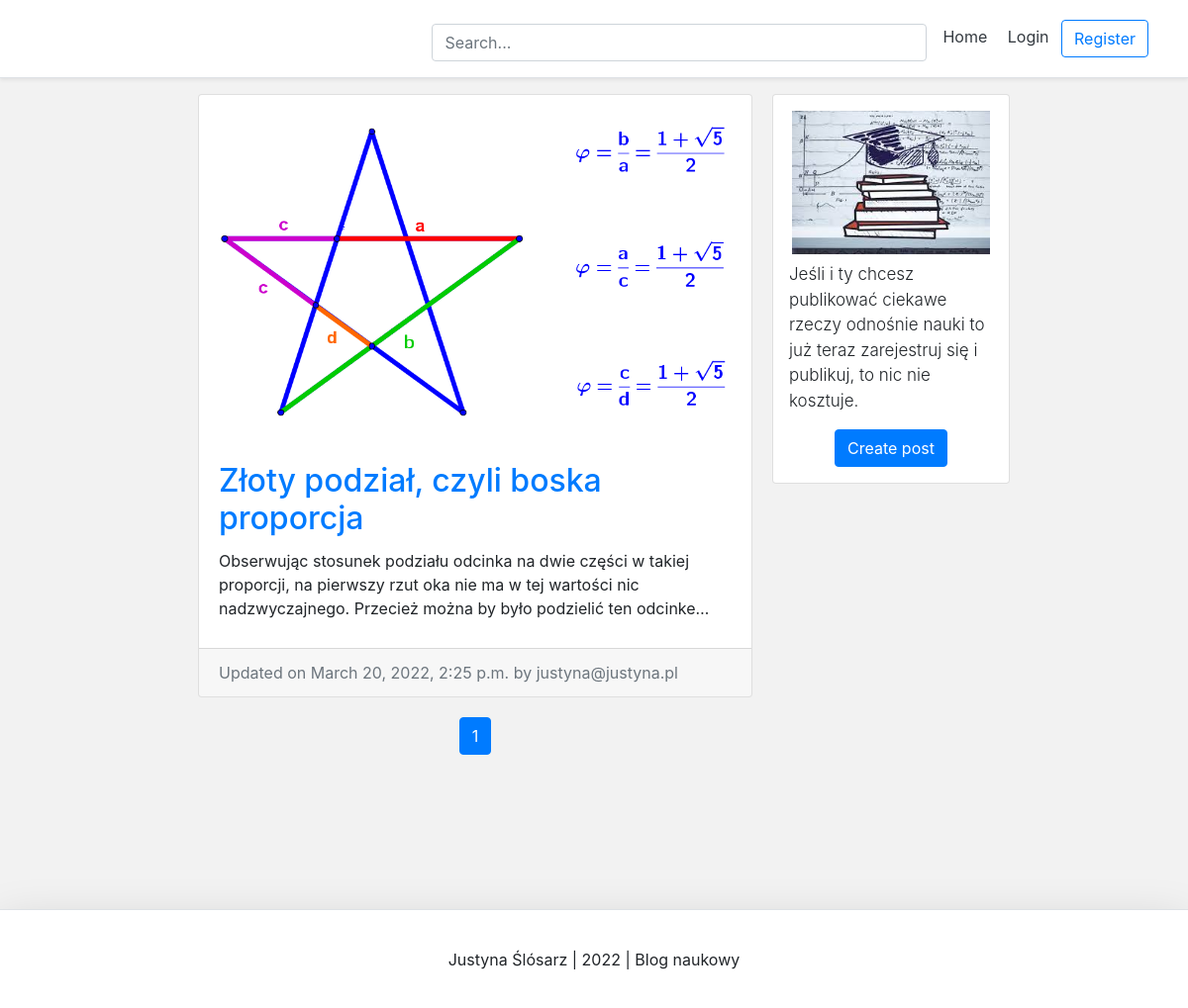
The page / on the database its author committed.
### blog/models.py (models this page shows)
class BlogPost(models.Model):
    title = models.CharField(max_length=50, null=False, blank=False)
    body = models.TextField(max_length=5000, null=False, blank=False)
    image = models.ImageField(upload_to=upload_location, null=True, blank=True)
    date_published = models.DateTimeField(auto_now_add=True, verbose_name="date published")
    date_updated = models.DateTimeField(auto_now=True, verbose_name="date updated")
    author = models.ForeignKey(settings.AUTH_USER_MODEL, on_delete=models.CASCADE)
    slug = models.SlugField(blank=True, unique=True)

### account/models.py (models this page shows, shortened)
class Account(AbstractBaseUser):
	email 						=models.EmailField(verbose_name="email", max_length=60, unique=True)
	username					=models.CharField(max_length=30, unique=True)
	date_joined					=models.DateTimeField(verbose_name='date joined', auto_now_add=True)
	last_login					=models.DateTimeField(verbose_name='last login', auto_now=True)
	is_admin					=models.BooleanField(default=False)
	is_active					=models.BooleanField(default=True)
	is_staff					=models.BooleanField(default=False)
	is_superuser				=models.BooleanField(default=False)
	USERNAME_FIELD = 'email'
	REQUIRED_FIELDS=['username']
	objects=MyAccountManager()

### personal/views.py (the view)
# urls.py: path('', home_screen_view, name='home'),
def home_screen_view(request, *args, **kwargs):
    context = {}
    query = ""
    if request.GET:
        query = request.GET.get('q', '')
        context['query'] = str(query)
    blog_posts = sorted(get_blog_queryset(query), key=attrgetter('date_updated'), reverse=True)
    page = request.GET.get('page', 1)
    blog_posts_paginator = Paginator(blog_posts, BLOG_POSTS_PER_PAGE)
    try:
        blog_posts = blog_posts_paginator.page(page)
    except PageNotAnInteger:
        blog_posts = blog_posts_paginator.page(BLOG_POSTS_PER_PAGE)
    except EmptyPage:
        blog_posts = blog_posts_paginator.page(blog_posts_paginator.num_pages)
    context['blog_posts'] = blog_posts
    return render(request, "personal/home.html", context)

### blog/views.py (called while the page is built)
def get_blog_queryset(query=None):
    queryset = []
    queries = query.split(" ")
    for q in queries:
        posts = BlogPost.objects.filter(
            Q(title__contains=q) |
            Q(body__icontains=q)
        ).distinct()
        for post in posts:
            queryset.append(post)
    return list(set(queryset))

### personal/templates/personal/home.html (shortened to what this page needs)
{% extends 'base.html' %}
{% load static %}
{% block content %}
    <div class="container">
        <div class="row">
            <div class="left-column col-lg-7 offset-lg-1">
                {% if blog_posts %}
                    {% for post in blog_posts %}
                        <div class="blog-post-container">
                            {% include 'blog/snippets/blog_post_snippet.html' with blog_post=post %}
                        </div>
                    {% endfor %}
                {% else %}
                    <div class="blog-post-container">
                        {% include 'blog/snippets/blog_post_snippet.html' with query=query %}
                    </div>
                {% endif %}
                {% include 'blog/snippets/blog_post_pagination.html' with blog_posts=blog_posts %}
            </div>
            <div class="right-column col-lg-3 d-lg-flex d-none flex-column">
                <div class="card create-post-bar d-flex flex-column p-3">
                    <img class="img-fluid d-block m-auto pb-2" src="{% static 'nauka.jpg' %}" width="200"
                         height="200">
                    <p class="lead">Jeśli i ty chcesz publikować ciekawe rzeczy odnośnie nauki to już teraz zarejestruj się i publikuj, to nic nie kosztuje.</p>
                    <p class="m-auto"><a class="btn btn-primary" href="{% url 'blog:create' %}">Create post</a></p>
                </div>
            </div>
        </div>
    </div>
{% endblock content %}

### templates/base.html (shortened to what this page needs)
<!DOCTYPE html>
<html>
<head>
    <link rel="stylesheet" href="https://stackpath.bootstrapcdn.com/bootstrap/4.3.1/css/bootstrap.min.css">
</head>
<body>
{%include 'snippets/header.html' %}
<div class="main">
	{% block content %}
	{% endblock content %}
</div>
{%include 'snippets/footer.html' %}
</body>
</html>

### templates/snippets/header.html (shortened to what this page needs)
  <div class="d-flex flex-column flex-md-row align-items-center p-3 px-md-4 mb-3 bg-white border-bottom shadow-sm">
    <div class="search-bar mt-sm-2 mr-2">
        <form method="get">
            <input class="form-control" type="text" name="q" id="id_q" placeholder="Search...">
        </form>
    </div>
    <nav class="my-2 my-md-0 mr-md-3">
        {% if request.user.is_authenticated %}
            <a class="p-2 text-dark" href="{% url 'home' %}">Home</a>
            <a class="p-2 text-dark" href="{% url 'account' %}">Account</a>
            <a class="p-2 text-dark" href="{% url 'logout' %}">Logout</a>
        {% else %}
            <a class="p-2 text-dark" href="{% url 'home' %}">Home</a>
            <a class="p-2 text-dark" href="{% url 'login' %}">Login</a>
            <a class="btn btn-outline-primary" href="{% url 'register' %}">Register</a>
        {% endif %}
    </nav>
</div>

### blog/templates/blog/snippets/blog_post_snippet.html (shortened to what this page needs)
{% if blog_post %}
    <div class="container">
        <div class="row">
            <div class="card m-auto">
                <a href="{% url 'blog:detail' post.slug %}">
                    <img class="card-img-top" src="{{ blog_post.image.url }}">
                </a>
                <div class="card-body mt-2 mb-2">
                    <a href="{% url 'blog:detail' post.slug %}">
                        <h2 class="card-title">{{ blog_post.title }}</h2>
                    </a>
                    <p class="card-text">{{ blog_post.body|safe|truncatechars:180 }}</p>
                </div>
                <div class="card-footer text-muted">
                    Updated on {{ blog_post.date_updated }} by {{ blog_post.author }}
                </div>
            </div>
        </div>
    </div>
{% endif %}

### blog/templates/blog/snippets/blog_post_pagination.html (shortened to what this page needs)
<div class="d-flex flex-column m-auto pagination mt-5">
    <nav aria-label="Page navigation">
        <ul class="pagination pg-grey justify-content-center">
            {% for i in blog_posts.paginator.page_range %}
                {% if blog_posts.number == i %}
                    <li class="page-item active"><a class="page-link">{{ i }}</a></li>
                {% else %}
                    <li class="page-item">
                        <a class="page-link"
                           href="?{% if query %}q={{ query }}&{% endif %}page={{ i }}">{{ i }}
                        </a>
                    </li>
                {% endif %}
            {% endfor %}
        </ul>
    </nav>
</div>

### templates/snippets/footer.html (shortened to what this page needs)
<br>
<div class="d-flex flex-row align-items-center footer  bg-white border-top shadow-lg">
	<p class="m-auto">Justyna Ślósarz | 2022 | Blog naukowy</p>
</div>

### templates/snippets/base_css.html (style rules this page uses)
body { background-color: #f2f2f2; }

### templates/snippets/header.html (style rules this page uses)
.container { max-width: 960px; }
.search-bar { max-width: 500px; width: 100%; }
form { width: 100%; }

### templates/base.html (style rules this page uses)
.main { min-height: 100vh; height: 100%; }

### personal/templates/personal/home.html (style rules this page uses)
@media (min-width: 768px) { .right-column { margin-left: 20px; } }
.blog-post-container { margin-bottom: 20px; width: 100%; }
.create-post-bar { background-color: #fff; margin-bottom: 20px; }
.left-column { padding: 0px; }
.right-column { padding: 0px; }
.lead { font-size: 17px; }

### blog/templates/blog/snippets/blog_post_snippet.html (style rules this page uses)
.card { max-width: 700px; width: 100%; }
.card-body { padding: 20px; }

### templates/snippets/footer.html (style rules this page uses)
.footer { min-height: 100px; }

### rows shown on the page
BlogPost: image (picture), title "Złoty podział, czyli boska proporcja", body "Obserwując stosunek podziału odcinka na dwie części w takiej proporcji, na pierwszy rzut oka nie ma w tej wartości nic nadzwyczajnego. Przecież można by było podzielić ten odcinke…", date_updated "March 20, 2022, 2:25 p.m.", author "justyna@justyna.pl"

### other values the page prints
{{ i }} "1"
